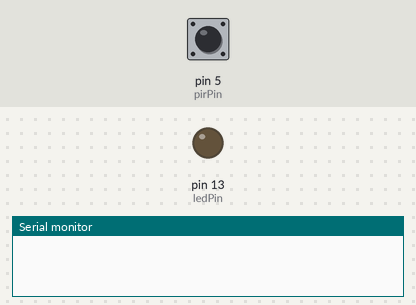
A sketch run on a simulated Arduino Uno, built with avr-gcc and run on an emulated ATmega328P. On the bench: output pins drawn as LEDs (lit = HIGH), the last lines printed to the serial monitor. Dashed ring = blinking. The inputs (shaded band) are chosen by the test bench; at power-on: pin 5 (pirPin) LOW.

Above: at 1.2 s.
1.3 s: pin 5 (pirPin) driven HIGH
At 2.1 s:
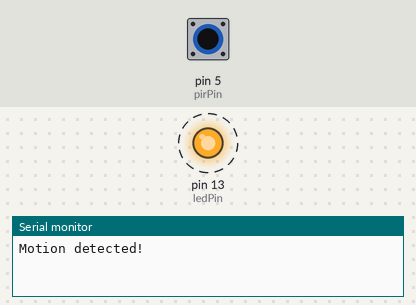
4.3 s: pin 5 (pirPin) driven LOW
6.7 s: pin 5 (pirPin) pulsed HIGH 2 times (0.12 s each, 0.3 s apart)
Timing chart, 0 to 14.8 s (numbered marks = the images above; inputs shaded):
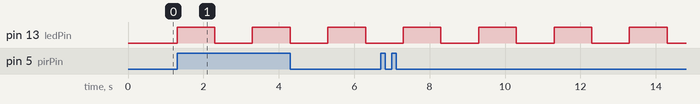

Measured:
- after the input at 1.3 s, pin 13 (ledPin): alternates HIGH for 1.0 s and LOW for 1.0 s, starting at once

The sketch:

task1_04.ino
```cpp
const int pirPin = 5;         // passive infrared sensor pin
int state = 0;
int is_first_movement = 0;
int ledState = LOW;
const int ledPin =  LED_BUILTIN;
unsigned long previousMillis = 0;
const long interval = 1000;
// 0 - no motion, 1 - motion detected

void setup(){
  Serial.begin(9600);         // initialize serial with 9600 baud rate
  pinMode(pirPin, INPUT);
  pinMode(ledPin, OUTPUT);    // set pin #5 as an input from PIR
}

void loop(){
  digitalWrite(ledPin, ledState);
  if(digitalRead(pirPin) == HIGH  &&  state == 0 &&  is_first_movement == 0){
    Serial.println("Motion detected!");
    state = 1;
    is_first_movement = 1;

  }
    else if(digitalRead(pirPin) == HIGH  &&  is_first_movement == 1 &&  state == 0 ){
    ledState = LOW;
    Serial.println("MOTION DEDECTED AGAIN");
    state = 1;
    is_first_movement = 0;
   }

  if(is_first_movement == 1){
      unsigned long currentMillis = millis();
      if (currentMillis - previousMillis >= interval) {
        previousMillis = currentMillis;
        if (ledState == LOW) {
          ledState = HIGH;
        } else {
        ledState = LOW;
      }
     }
  }

  if(digitalRead(pirPin) == LOW  &&  state == 1 ){
   //ledState = LOW;
    Serial.println("No movement any more");
    state = 0;
  }

}
```
